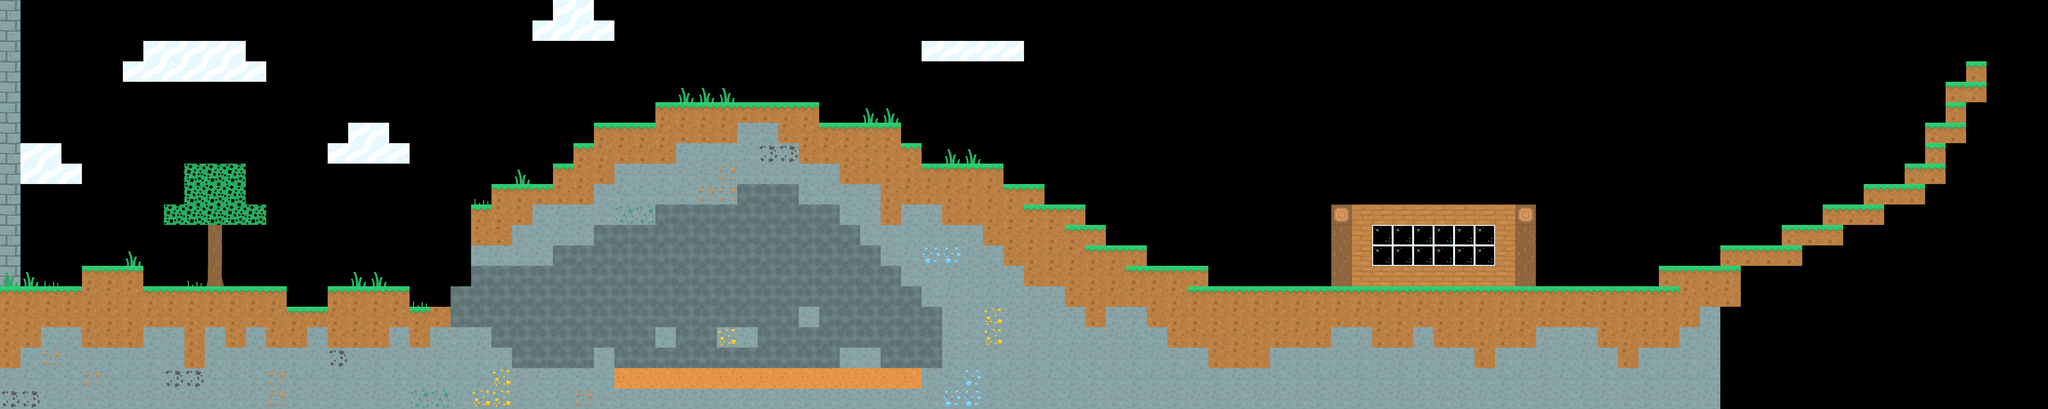

Tiled map render using the project's own tile images. Description and the map definition, with tile-layer contents summarised, below:
An orthogonal 100x20 tile map with 128x128 px tiles, 5 tile layers (Platforms, Foreground, Background, Don't Touch, ...).

<map version="1.9" tiledversion="1.9.2" orientation="orthogonal" renderorder="right-down" width="100" height="20" tilewidth="128" tileheight="128" infinite="0" nextlayerid="9" nextobjectid="1">
 <tileset firstgid="1" source="spritesheet_tiles.tsx" />
 <layer id="1" name="Platforms" width="100" height="20">
  <data>[2000 cells, 628 non-empty, 14 distinct tile ids]</data>
 </layer>
 <layer id="8" name="Foreground" width="100" height="20">
  <data>[2000 cells, 28 non-empty, 3 distinct tile ids]</data>
 </layer>
 <layer id="5" name="Background" width="100" height="20">
  <data>[2000 cells, 208 non-empty, 7 distinct tile ids]</data>
 </layer>
 <layer id="4" name="Don't Touch" width="100" height="20">
  <data>[2000 cells, 15 non-empty, 1 distinct tile ids]</data>
 </layer>
 <layer id="7" name="Coins" width="100" height="20">
  <data>[2000 cells, 0 non-empty, 0 distinct tile ids]</data>
 </layer>
</map>
